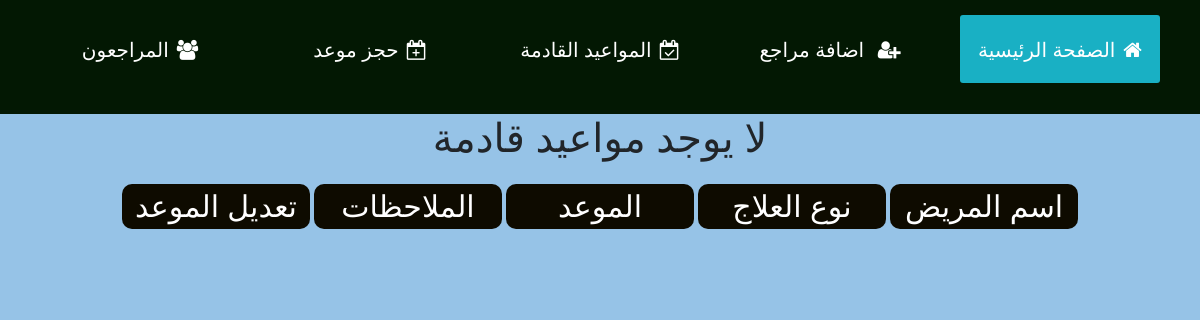
The page /upcoming_appointments (signed in) on the database as committed earlier.
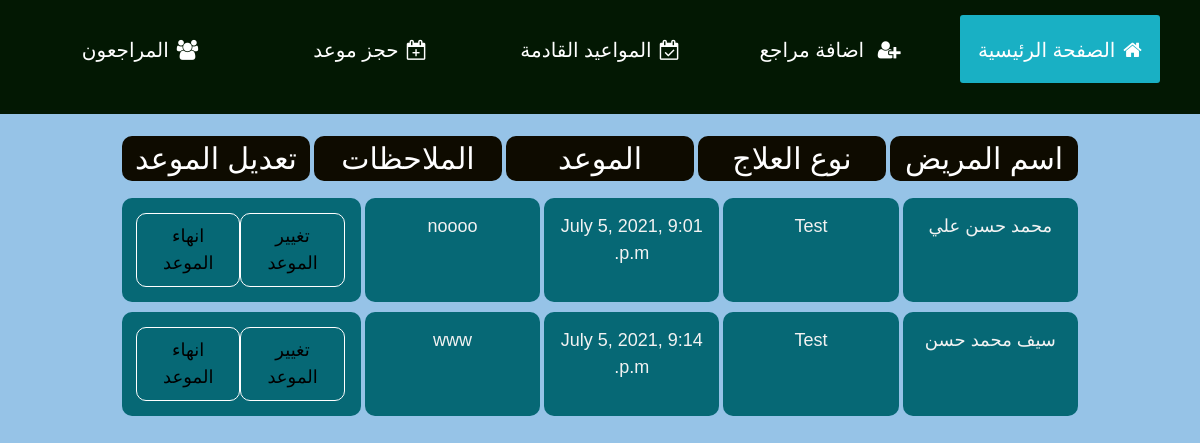
The same page on the database as committed later.
### dentist/models.py (models this page shows)
class Next_appointment(models.Model):
    patient_name = models.ForeignKey(Patients, on_delete=models.CASCADE, related_name="np_name")
    treatment = models.ForeignKey(Treatment, on_delete=models.CASCADE, related_name="n_treatment")
    date = models.DateTimeField(auto_now=False, auto_now_add=False, default=None)
    notes = models.CharField(max_length=100, default="")

class Patients(models.Model):
    male = "m"
    female = "f"
    gender_type = [
        (male, "m"),
        (female, "f")
    ]
    name = models.CharField(max_length=64)
    age = models.IntegerField(null=True)
    gender = models.CharField(max_length=2, choices=gender_type, default=female, null=True, blank=True)
    contact_number = models.IntegerField(null=True, blank=True)
    remaining_amount = models.IntegerField(default=0)
    date_created = models.DateTimeField(auto_now_add=True)
    def __str__(self):
        return f"{self.name}"

class Treatment(models.Model):
    p_name= models.ForeignKey(Patients, on_delete=models.CASCADE, related_name="patient_name")
    treatments = models.ForeignKey(Medication_list, on_delete=models.CASCADE, related_name="list", null=True, blank=True)
    status= models.BooleanField(default=False)
    date_created = models.DateTimeField(auto_now_add=True)
    notes = models.CharField(max_length=100, default="")
    paid_amount = models.IntegerField(default=0)
    def __str__(self):
        return f"{self.treatments}"

class Medication_list(models.Model):
    treatment_title = models.CharField(max_length=100)
    def __str__(self):
        return f"{self.treatment_title}"

### dentist/views.py (the view)
# urls.py: path("upcoming_appointments", views.upcoming_appointments, name="upcoming_appointments"),
@login_required
def upcoming_appointments(request):
    upcoming_appointments = Next_appointment.objects.all().order_by('date')
    if upcoming_appointments.exists():
        return render(request, "dentist/upcoming_appointments.html",{
            "upcoming_appointments": upcoming_appointments,
        })
    else:
        return render(request, "dentist/upcoming_appointments.html",{
            "message" : "لا يوجد مواعيد قادمة"
        })

### dentist/templates/dentist/upcoming_appointments.html (shortened to what this page needs)
{% extends 'dentist/layout.html'%}
{% load static %}
{% block content %}
    {% if message %}
        <h1 style="text-align: center;">{{ message }}</h1>
    {% endif %}
    <div class="wrapp">
        <div class="titles">
            <div id="pat-name">اسم المريض</div>
            <div id="treat">نوع العلاج</div>
            <div id="appointment">الموعد</div>
            <div id="note">الملاحظات</div>
            <div id="modify__appointment"> تعديل الموعد </div>
    </div>
        {% for item in upcoming_appointments %}
            <div class="appointment-list">
                <div class="name">{{item.patient_name}}</div>
                <div class="treatment">{{item.treatment}}</div>
                <div class="appointment">{{item.date}}</div>
                <div class="notes">{{item.notes}}</div>
                <div class="edit__wrapp">
                    <button id="{{item.id}}" class="edit">تغيير الموعد</button>
                    <button data-bs-toggle="modal" data-bs-target="#myModal" id="archive" class="change">انهاء الموعد</button>
                </div>
            </div>
        {% endfor %}
    {% endblock %}

Rows that differ between the two databases and show on the page:
added Next_appointment: patient_name "محمد حسن علي", treatment "Test", date "July 5, 2021, 9:01 p.m.", notes "noooo"
added Next_appointment: patient_name "سيف محمد حسن", treatment "Test", date "July 5, 2021, 9:14 p.m.", notes "www"
Other text that changed with them:
{{ message }}: "لا يوجد مواعيد قادمة" → (not shown)
